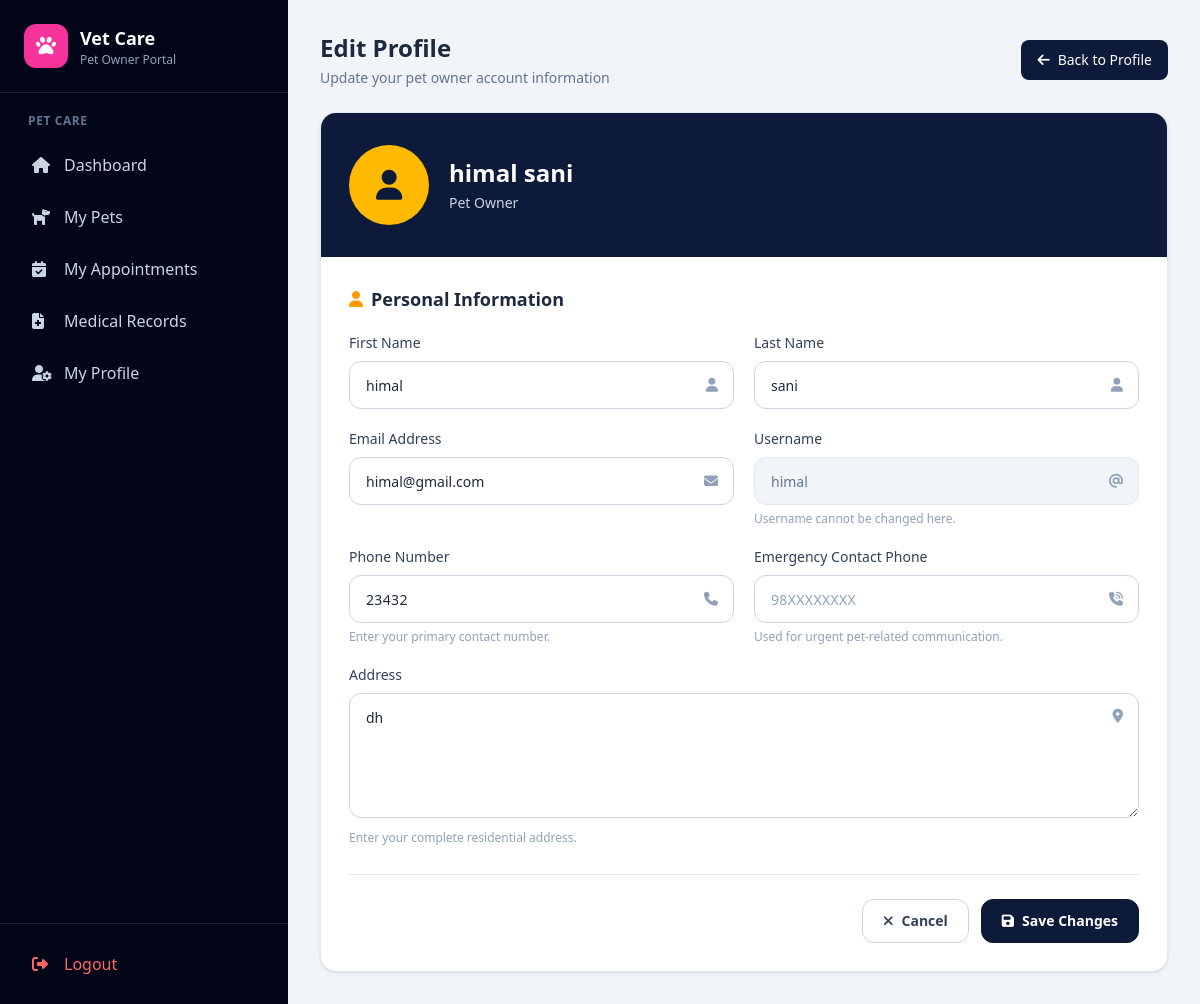
The page /owner/profile/edit/ (signed in) on the database its author committed.
### account/models.py (models this page shows, shortened)
class User(AbstractUser):
    ADMIN = "ADMIN"
    VETERINARIAN = "VETERINARIAN"
    PET_OWNER = "PET_OWNER"
    ROLE_CHOICES = [
        (ADMIN, "Admin"),
        (VETERINARIAN, "Veterinarian"),
        (PET_OWNER, "Pet Owner"),
    ]
    role = models.CharField(
        max_length=20,
        choices=ROLE_CHOICES,
        default=PET_OWNER
    )
    phone = models.CharField(
        max_length=15,
        blank=True,
        null=True
    )
    address = models.TextField(
        blank=True,
        null=True
    )
    created_at = models.DateTimeField(
        auto_now_add=True
    )
    updated_at = models.DateTimeField(
        auto_now=True
    )

class PetOwnerProfile(models.Model):
    user = models.OneToOneField(
        User,
        on_delete=models.CASCADE,
        related_name="pet_owner_profile",
        limit_choices_to={"role": User.PET_OWNER}
    )
    emergency_contact_phone = models.CharField(
        max_length=15,
        blank=True,
        null=True
    )

### account/views.py (the view, shortened to what this page needs)
@login_required
def edit_owner_profile(request):
    if request.user.role != User.PET_OWNER:
        messages.error(
            request,
            "You are not authorized to edit this profile."
        )
        return redirect("dashboard")
    user = request.user
    pet_owner_profile = getattr(
        user,
        "pet_owner_profile",
        None
    )
    if pet_owner_profile is None:
        pet_owner_profile = PetOwnerProfile.objects.create(
            user=user
        )
    context = {
        "user": user,
        "pet_owner_profile": pet_owner_profile,
    }
    return render(
        request,
        "account/edit_owner_profile.html",
        context
    )

### account/templates/account/edit_owner_profile.html (shortened to what this page needs)
{% extends "ownerbase.html" %}
{% block content %}
<div class="w-full max-w-5xl mx-auto">
    <div class="mb-6 flex flex-col gap-4 sm:flex-row sm:items-center sm:justify-between">
        <div class="min-w-0">
            <h1 class="text-2xl font-bold text-slate-800">
                Edit Profile
            </h1>
            <p class="mt-1 text-sm text-slate-500">
                Update your pet owner account information
            </p>
        </div>
        <a
            href="{% url 'owner-profile' %}"
            class="inline-flex w-full items-center justify-center gap-2
                   rounded-lg bg-[#0e1a3a] px-4 py-2.5
                   text-sm font-medium text-white
                   transition hover:bg-[#172654]
                   sm:w-auto"
        >
            <i class="fa-solid fa-arrow-left"></i>
            <span>
                Back to Profile
            </span>
        </a>
    </div>
    <div
        class="overflow-hidden rounded-2xl border border-slate-200
               bg-white shadow-sm"
    >
        <div class="bg-[#0e1a3a] px-5 py-6 sm:px-7 sm:py-8">
            <div class="flex items-center gap-4 sm:gap-5">
                <div
                    class="flex h-16 w-16 shrink-0 items-center justify-center
                           rounded-full bg-amber-400
                           text-xl text-[#0e1a3a]
                           sm:h-20 sm:w-20 sm:text-3xl"
                >
                    <i class="fa-solid fa-user"></i>
                </div>
                <div class="min-w-0">
                    <h2
                        class="break-words text-xl font-bold text-white
                               sm:text-2xl"
                    >
                        {% if user.get_full_name %}
                            {{ user.get_full_name }}
                        {% else %}
                            {{ user.username|title }}
                        {% endif %}
                    </h2>
                    <p class="mt-1 text-sm text-slate-300">
                        Pet Owner
                    </p>
                </div>
            </div>
        </div>
        <form
            method="POST"
            class="p-5 sm:p-7"
        >
            <section>
                <div class="mb-5 flex items-center gap-2">
                    <i class="fa-solid fa-user text-amber-500"></i>
                    <h3 class="text-base font-semibold text-slate-800 sm:text-lg">
                        Personal Information
                    </h3>
                </div>
                <div class="grid grid-cols-1 gap-5 md:grid-cols-2">
                    <div>
                        <label
                            for="first_name"
                            class="mb-2 block text-sm font-medium text-slate-700"
                        >
                            First Name
                        </label>
                        <div class="relative">
                            <input
                                type="text"
                                id="first_name"
                                name="first_name"
                                value="{{ user.first_name }}"
                                placeholder="Enter first name"
                                class="h-12 w-full rounded-xl border border-slate-300
                                       bg-white px-4 pr-11 text-sm text-slate-800
                                       outline-none transition
                                       placeholder:text-slate-400
                                       focus:border-amber-500
                                       focus:ring-4 focus:ring-amber-500/10"
                            >
                        </div>
                    </div>
                    <div>
                        <label
                            for="last_name"
                            class="mb-2 block text-sm font-medium text-slate-700"
                        >
                            Last Name
                        </label>
                        <div class="relative">
                            <input
                                type="text"
                                id="last_name"
                                name="last_name"
                                value="{{ user.last_name }}"
                                placeholder="Enter last name"
                                class="h-12 w-full rounded-xl border border-slate-300
                                       bg-white px-4 pr-11 text-sm text-slate-800
                                       outline-none transition
                                       placeholder:text-slate-400
                                       focus:border-amber-500
                                       focus:ring-4 focus:ring-amber-500/10"
                            >
                        </div>
                    </div>
                    <div>
                        <label
                            for="email"
                            class="mb-2 block text-sm font-medium text-slate-700"
                        >
                            Email Address
                        </label>
                        <div class="relative">
                            <input
                                type="email"
                                id="email"
                                name="email"
                                value="{{ user.email }}"
                                placeholder="Enter email address"
                                autocomplete="email"
                                required
                                class="h-12 w-full rounded-xl border border-slate-300
                                       bg-white px-4 pr-11 text-sm text-slate-800
                                       outline-none transition
                                       placeholder:text-slate-400
                                       focus:border-amber-500
                                       focus:ring-4 focus:ring-amber-500/10"
                            >
                        </div>
                    </div>
                    <div>
                        <label
                            for="username"
                            class="mb-2 block text-sm font-medium text-slate-700"
                        >
                            Username
                        </label>
                        <div class="relative">
                            <input
                                type="text"
                                id="username"
                                value="{{ user.username }}"
                                readonly
                                class="h-12 w-full cursor-not-allowed
                                       rounded-xl border border-slate-200
                                       bg-slate-100 px-4 pr-11
                                       text-sm text-slate-500
                                       outline-none"
                            >
                        </div>
                        <p class="mt-1.5 text-xs text-slate-400">
                            Username cannot be changed here.
                        </p>
                    </div>
                    <div>
                        <label
                            for="phone"
                            class="mb-2 block text-sm font-medium text-slate-700"
                        >
                            Phone Number
                        </label>
                        <div class="relative">
                            <input
                                type="tel"
                                id="phone"
                                name="phone"
                                value="{{ user.phone|default:'' }}"
                                placeholder="98XXXXXXXX"
                                inputmode="numeric"
                                autocomplete="tel"
                                maxlength="15"
                                class="h-12 w-full rounded-xl border border-slate-300
                                       bg-white px-4 pr-11 text-sm text-slate-800
                                       tracking-wide outline-none transition
                                       placeholder:text-slate-400
                                       focus:border-amber-500
                                       focus:ring-4 focus:ring-amber-500/10"
                            >
                        </div>
                        <p class="mt-1.5 text-xs text-slate-400">
                            Enter your primary contact number.
                        </p>
                    </div>
                    <div>
                        <label
                            for="emergency_contact_phone"
                            class="mb-2 block text-sm font-medium text-slate-700"
                        >
                            Emergency Contact Phone
                        </label>
                        <div class="relative">
                            <input
                                type="tel"
                                id="emergency_contact_phone"
                                name="emergency_contact_phone"
                                value="{{ pet_owner_profile.emergency_contact_phone|default:'' }}"
                                placeholder="98XXXXXXXX"
                                inputmode="numeric"
                                autocomplete="tel"
                                maxlength="15"
                                class="h-12 w-full rounded-xl border border-slate-300
                                       bg-white px-4 pr-11 text-sm text-slate-800
                                       tracking-wide outline-none transition
                                       placeholder:text-slate-400
                                       focus:border-amber-500
                                       focus:ring-4 focus:ring-amber-500/10"
                            >
                        </div>
                        <p class="mt-1.5 text-xs text-slate-400">
                            Used for urgent pet-related communication.
                        </p>
                    </div>
                    <div class="md:col-span-2">
                        <label
                            for="address"
                            class="mb-2 block text-sm font-medium text-slate-700"
                        >
                            Address
                        </label>
                        <div class="relative">
                            <textarea
                                id="address"
                                name="address"
                                placeholder="Enter your complete residential address"
                                autocomplete="street-address"
                                class="min-h-[125px] w-full resize-y
                                       rounded-xl border border-slate-300
                                       bg-white px-4 py-3 pr-11
                                       text-sm leading-6 text-slate-800
                                       outline-none transition
                                       placeholder:text-slate-400
                                       focus:border-amber-500
                                       focus:ring-4 focus:ring-amber-500/10"
                            >{{ user.address|default:'' }}</textarea>
                        </div>
                        <p class="mt-1.5 text-xs text-slate-400">
                            Enter your complete residential address.
                        </p>
                    </div>
                </div>
            </section>
            <div
                class="mt-7 flex flex-col-reverse gap-3
                       border-t border-slate-200 pt-6
                       sm:flex-row sm:justify-end"
            >
                <a
                    href="{% url 'owner-profile' %}"
                    class="inline-flex min-h-11 w-full
                           items-center justify-center gap-2
                           rounded-xl border border-slate-300
                           bg-white px-5
                           text-sm font-semibold text-slate-700
                           transition hover:bg-slate-50
                           sm:w-auto"
                >
                    <i class="fa-solid fa-xmark"></i>
                    <span>
                        Cancel
                    </span>
                </a>
                <button
                    type="submit"
                    class="inline-flex min-h-11 w-full
                           items-center justify-center gap-2
                           rounded-xl border border-[#0e1a3a]
                           bg-[#0e1a3a] px-5
                           text-sm font-semibold text-white
                           transition
                           hover:bg-[#172654]
                           hover:border-[#172654]
                           focus:outline-none
                           focus:ring-4
                           focus:ring-[#0e1a3a]/20
                           sm:w-auto"
                >
                    <i class="fa-solid fa-floppy-disk"></i>
                    <span>
                        Save Changes
                    </span>
                </button>
            </div>
        </form>
    </div>
</div>
{% endblock %}

### rows shown on the page
User: get_full_name "himal sani", first_name "himal", last_name "sani", email "himal@gmail.com", username "himal", phone "23432", address "dh"
